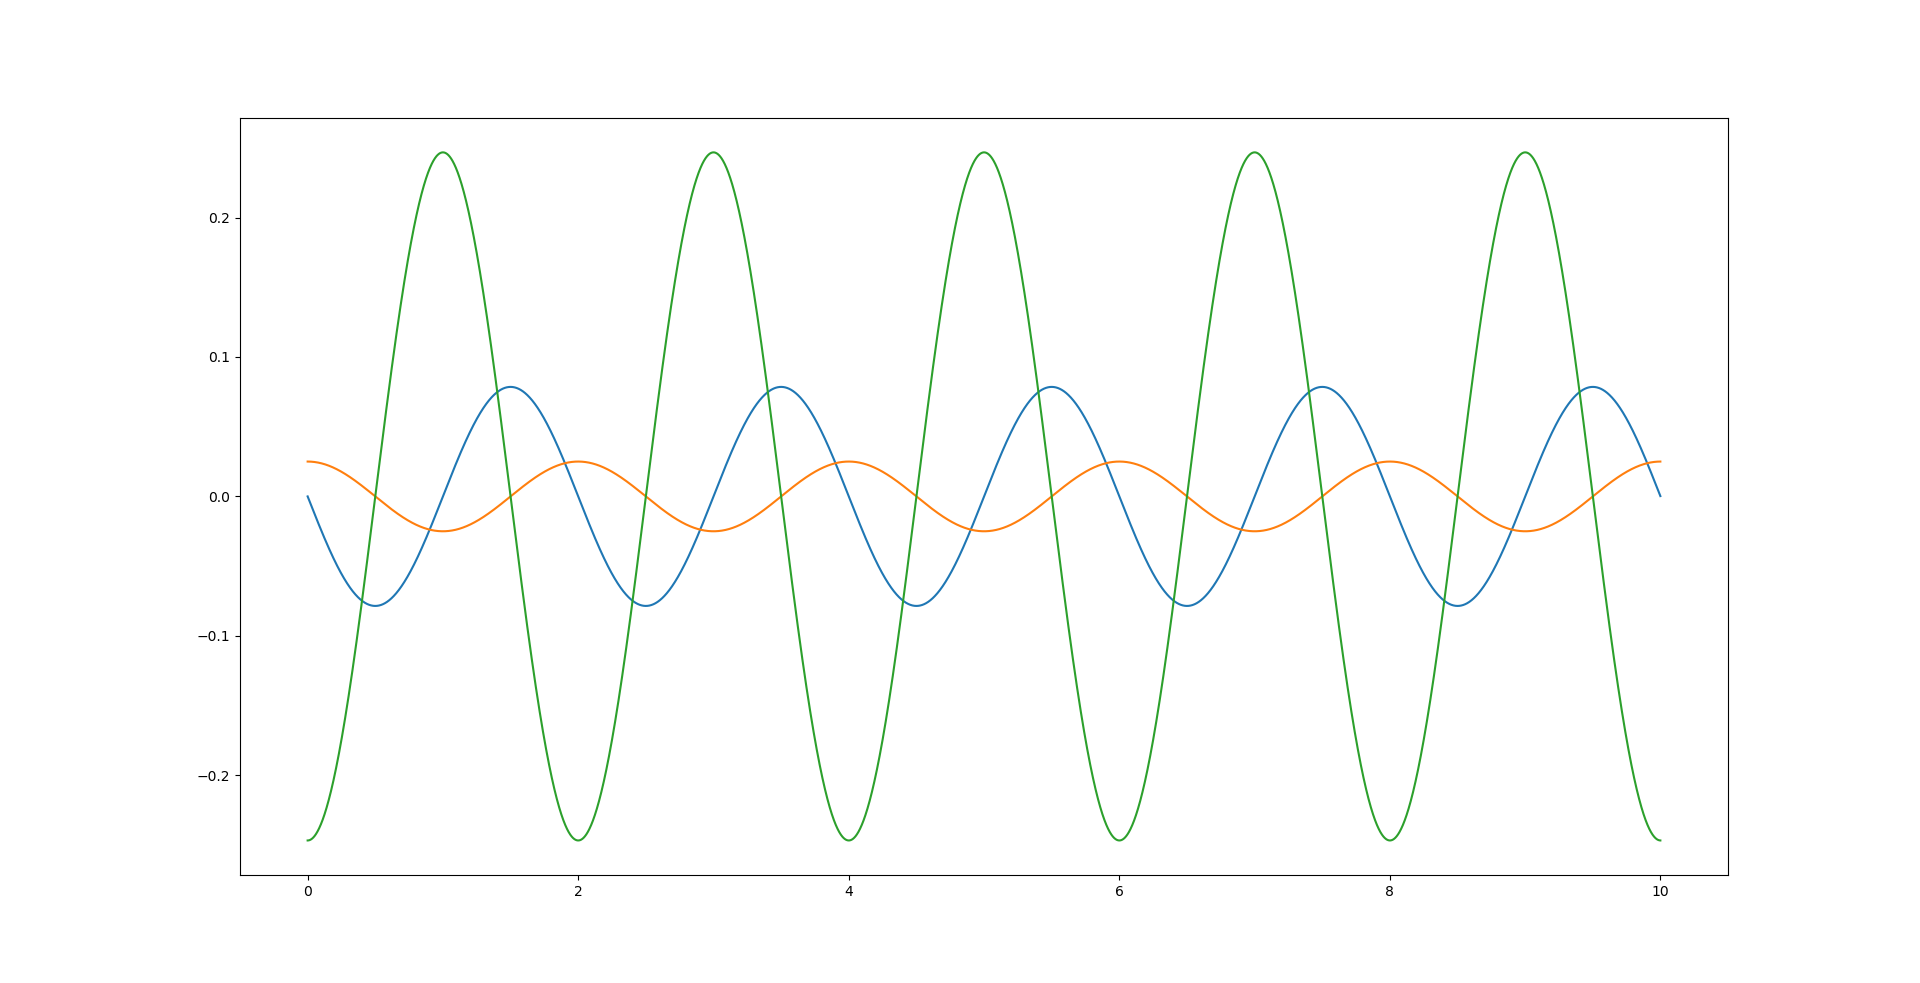

Recreate this plot in Python.
import math
import matplotlib.pyplot as plot


def v(t):
    return -0.025 * math.pi * math.sin(math.pi * t)


def s(t):
    return 0.025 * math.cos(math.pi * t)


def a(t):
    return -0.025 * math.pi**2 * math.cos(math.pi * t)


ts = []
vs = []
at = []
ss = []
samples = 10000
for x in range(samples):
    ct = x * 0.001
    ts.append(ct)
    vs.append(v(ct))
    ss.append(s(ct))
    at.append(a(ct))

plot.plot(ts, vs)
plot.plot(ts, ss)
plot.plot(ts, at)
plot.show()
